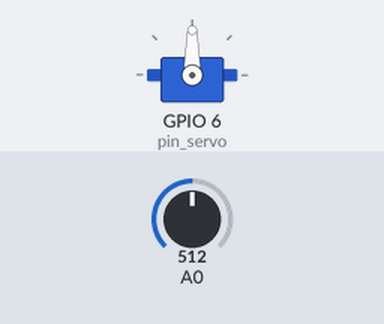
Recording of a sketch running on a simulated ESP8266 (NodeMCU). Parts: servo. The inputs (shaded band) are chosen by the test bench; at power-on: A0 = 512.

Above: at 1.2 s.
1.3 s: A0 set to 716
At 2.4 s:
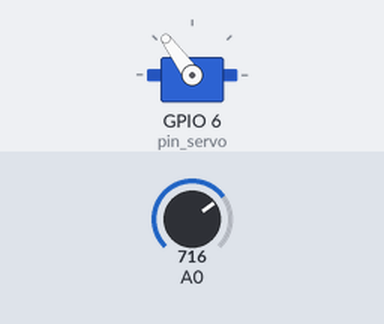
2.8 s: A0 set to 900
At 4.0 s:
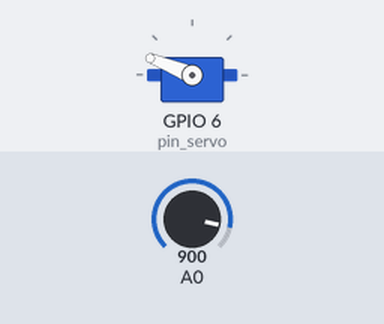
4.3 s: A0 set to 1023
At 5.1 s:
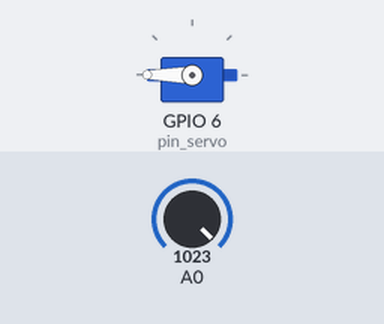
5.8 s: A0 set to 306
At 6.1 s:
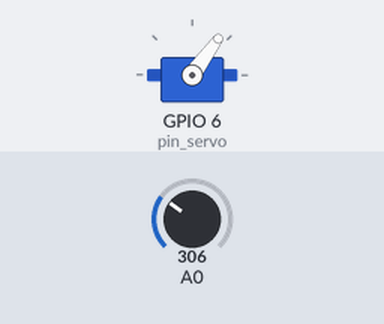
7.3 s: A0 set to 122
At 8.4 s:
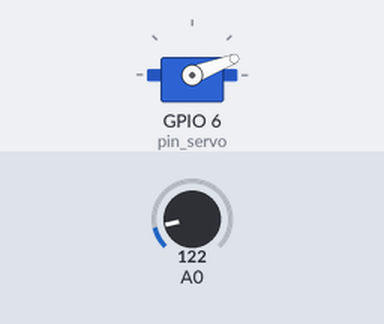
8.8 s: A0 set to 511
At 9.5 s:
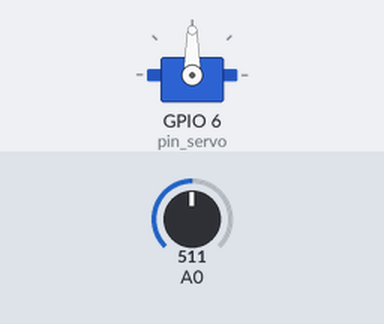
Timing chart, 0 to 11.3 s (numbered marks = the images above; inputs shaded):
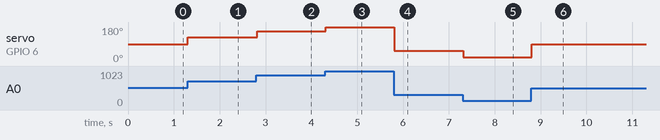

Measured:
- after the input at 1.3 s, servo on GPIO 6 (pin_servo): 90° → 126° at once
- after the input at 2.8 s, servo on GPIO 6 (pin_servo): 126° → 158° at once
- after the input at 4.3 s, servo on GPIO 6 (pin_servo): 158° → 180° at once
- after the input at 5.8 s, servo on GPIO 6 (pin_servo): 180° → 54° at once
- after the input at 7.3 s, servo on GPIO 6 (pin_servo): 54° → 21° at once
- after the input at 8.8 s, servo on GPIO 6 (pin_servo): 21° → 90° at once

The sketch:

servoPotentiometre.ino
```cpp
/*
 Controler la position d'un servomoteur à l'aide d'un potentiomètre
 Traduction en français, ajout de variables de configuration
 Code original de BARRAGAN <http://barraganstudio.com>
 et Scott Fitzgerald http://www.arduino.cc/en/Tutorial/Knob

 www.projetsdiy.fr - 19/02/2016
 public domain

*/

#include <Servo.h>

Servo myservo;      // création de l'objet myservo

int potpin = 0;     // Entrée analogique sur lequel est connecté le potentiomètre si vous utilisé un ESP32 remplacez le 0 par 35
int val;            // Variable contenant la valeur courante du potentiomètre
int pin_servo = 6;       // Pin 6 sur lequel est branché le servo sur l'Arduino si vous utilisez un ESP32 ou un ESP8266 remplacez le 6 par 4
bool angle_actuel = false;// Envoi sur le port série la position courante du servomoteur


void setup() {
  Serial.begin(9600);       // Ouvre le port série
  while(!Serial){;}
  myservo.attach(pin_servo);// attache le servo au pin spécifié sur l'objet myservo
}

void loop() {
  val = analogRead(potpin);            // Lit la valeur actuelle du potentiomètre (valeur comprise entre 0 et 1023)
  val = map(val, 0, 1023, 0, 180);     // Mise à l'échelle pour renvoyer la position entre 0 et 180°
//Si vous utilisez un ESP32:
//val = map(val, 0, 4095, 0, 180);
  myservo.write(val);                  // Déplace le servo à la position spécifiée

  if (angle_actuel) {
      Serial.print("Angle demande : ");
      Serial.print(val);
      Serial.print(" | Position reelle : ");
      Serial.println(myservo.read());
      delay(200);                       // Attend 200ms en mode debug
  } else {
    delay(15);                          // Attend 15ms
  }
}
```
